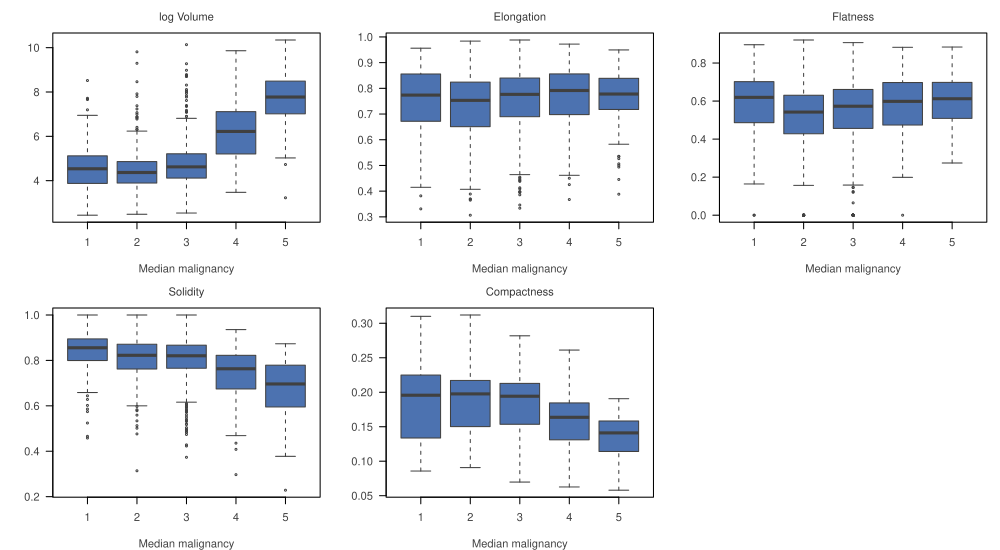

This chart was generated by the following R code:
# Run from the repository root:
#   Rscript codes/plots/data-description/features-by-grade.R

nod <- read.csv("data/processed/nodules_train_trimmed.csv", stringsAsFactors = FALSE)

GEOM <- c("log_volume", "elongation", "flatness", "solidity", "compactness")
LABELS <- c(log_volume = "log Volume", elongation = "Elongation",
            flatness = "Flatness", solidity = "Solidity",
            compactness = "Compactness")
BLUE <- "#4c72b0"

pdf("codes/plots/data-description/features-by-grade.pdf", width = 10, height = 5.5)
par(mfrow = c(2, 3), mar = c(4, 4, 2.5, 1), las = 1, col.axis = "grey25", col.lab = "grey25", font.main = 1, cex.main = 1, col.main = "grey20")
for (v in GEOM)
  boxplot(nod[[v]] ~ nod$mal_median, col = BLUE, border = "grey25",
          outcex = 0.4, main = LABELS[[v]], xlab = "Median malignancy", ylab = "")
invisible(dev.off())
